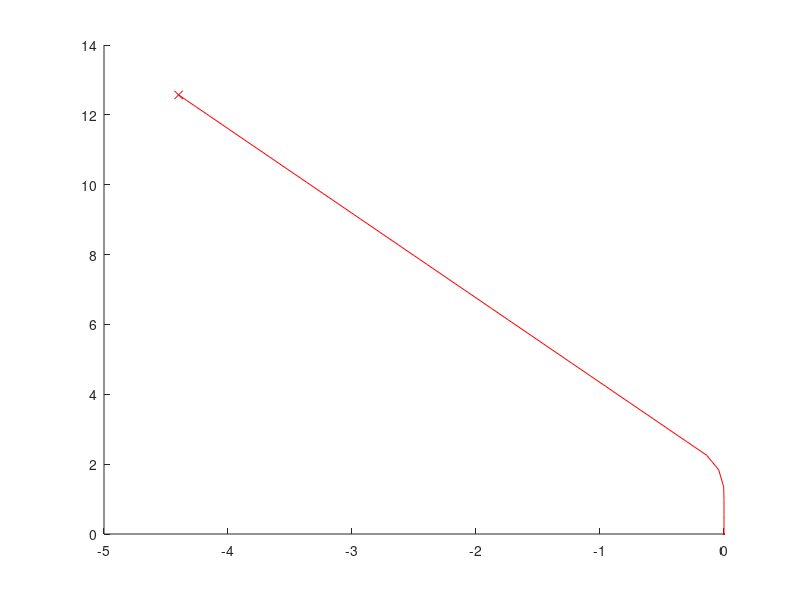

The MATLAB source for this figure: (Note: this script raises an error after producing the figure.)
function showresults
clear; close all; clc;
addpath('ttest');
load data/opensteerdata;
showdata=1;
showall=1;
ss=zeros(9,3);
area=zeros(9,3);

% show goal results
if showdata==1 || showall
    load data/goalonly;
    for i=1:size(X,1)
        if i==1; opensteerpath=pathgoal1; end
        if i==2; opensteerpath=pathgoal2; end
        if i==3; opensteerpath=pathgoal3; end
        [ss(i,:) area(i,:)]=...
                plotpath(X(i,:),Y(i,:),[],[],opensteerpath); %#ok<COLND>
        
    end
end

% show obstacle results
if showdata==2 || showall
    load data/goal1obst;
    for i=1:size(X,1)
        if i==1; opensteerpath=path1obst1; end
        if i==2; opensteerpath=path1obst2; end
        if i==3; opensteerpath=path1obst3; end
        [ss(i+3,:) area(i+3,:)]=...
                plotpath(X(i,:),Y(i,:),OX(i),OY(i),opensteerpath); %#ok<COLND>
    end
end

% show multiple(1) results
if showdata==3 || showall
    load data/goalmultobst;
    for i=1:size(X,1)
        if i==1; opensteerpath=pathmultobst1; end
        if i==2; opensteerpath=pathmultobst2; end
        if i==3; opensteerpath=pathmultobst3; end
        [ss(i+6,:) area(i+6,:)]=...
                plotpath(X(i,:),Y(i,:),OX(i,:),OY(i,:),opensteerpath); %#ok<COLND>
    end
end


avr=zeros(2,3);
for i=1:3
    avr(:,i)=[mean(ss(:,i));mean(area(:,i))];
end
tableresult(avr(1,:),avr(2,:),'average');



% plot the paths
function [ss,area]=plotpath(X,Y,OX,OY,opensteerpath)
b=3.45; kg=10; c1=1; c2=1;ko=300; c3=4.5; c4=0.6; V=3.1119437730616886;
ss = [0 0 0];
area = [0 0 0];
islinesuntuned=0;
islinestuned=0;
islinesopensteer=0;
isdispresults=0;
isshowplot=1;
isshowtable=0;
isdispcoor4opensteer=0;

%original path
if isshowplot
    figure();hold on;
    plot(X(:),Y(:),'r');
    plot(X(1),Y(1),'.r');
    plot(X(40),Y(40),'xr');
    plot(OX,OY,'or');
end
if isdispcoor4opensteer
    disp('0 0 .6 3.1119437730616886');
    disp([num2str(X(40)) ' ' num2str(Y(40)) ' .1']);    %goal
    disp(num2str(numel(OX)));
    for i=1:numel(OX);  %obstacles
        disp([num2str(OX(i)) ' ' num2str(OY(i)) ' .4']);
    end
    disp('--------------------');
end

%fajen default param (untuned)
[t,y]=observer(X(40),Y(40),OX,OY,V);
if isshowplot; plot(y(:,3),y(:,4),'g'); end
%area calculation
area(1)=polyarea([X fliplr(y(:,3)')],[Y fliplr(y(:,4)')]);
%sum square calculation
ss(1)=sumsquare(X,Y,y(:,3),y(:,4),t,(islinesuntuned && isshowplot));


%path using DTW (tuned)
[t,y]=observer(X(40),Y(40),OX,OY,V,[0 0 0 0],b,kg,c1,c2,ko,c3,c4);
if isshowplot; plot(y(:,3),y(:,4)); end
%area calc
area(2)=polyarea([X fliplr(y(:,3)')],[Y fliplr(y(:,4)')]);
%sum square calc
ss(2)=sumsquare(X,Y,y(:,3),y(:,4),t,(islinestuned && isshowplot));


%opensteer
x=opensteerpath(:,1)';
y=opensteerpath(:,2)';
t=opensteerpath(:,3);
if isshowplot; plot(x,y,'k'); end
%area calculation
area(3)=polyarea([X fliplr(x)],[Y fliplr(y)]);
%sum square calculation
ss(3)=sumsquare(X,Y,x,y,t,(islinesopensteer && isshowplot));

if isdispresults
    disp(['SSU - SST - SSOS: ' num2str(ss(1)) ' - ' num2str(ss(2)) ' - ' num2str(ss(3))]);
    disp([' AU -  AT -  AOS: ' num2str(area(1)) ' - ' num2str(area(2)) ' - ' num2str(area(3))]);
end
% %fajen area param
% [t,y]=observer(X(40),Y(40),OX,OY,V,[0 0 0 0],4.05,10,0.3,1,158,5.5,0.4);
% plot(y(:,3),y(:,4),'k');

if isshowtable; tableresult(ss,area); end
if isshowplot; waitforbuttonpress; end

